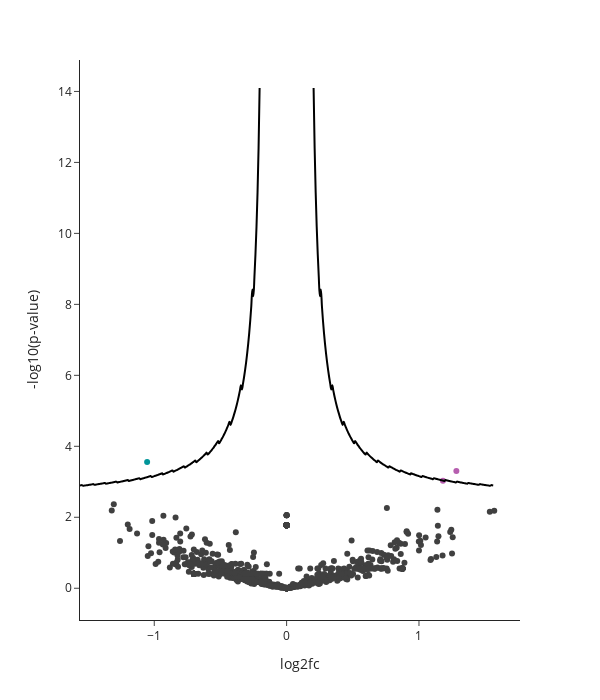

Notebook cell for this chart:
### Code cell
plot

### Figure 1 — Plotly figure (JSON) as saved in the notebook; plotly's stock layout.template omitted (floating-point values rounded to 4 significant figures; data arrays with more than 128 entries replaced by an {"elided": "..."} marker saying what was removed)
{"data": [{"customdata": {"elided": "896x1 str values"}, "hovertemplate": "color=non_sig<br>log2fc=%{x}<br>-log10(p-value)=%{y}<br>Gene names=%{customdata[0]}<extra></extra>", "legendgroup": "non_sig", "marker": {"color": "#404040", "symbol": "circle"}, "mode": "markers", "name": "non_sig", "orientation": "v", "showlegend": true, "type": "scatter", "x": {"elided": "896 float values"}, "xaxis": "x", "y": {"elided": "896 float values"}, "yaxis": "y"}, {"customdata": [["SERPINC1"], ["APOM"]], "hovertemplate": "color=up<br>log2fc=%{x}<br>-log10(p-value)=%{y}<br>Gene names=%{customdata[0]}<extra></extra>", "legendgroup": "up", "marker": {"color": "#B65EAF", "symbol": "circle"}, "mode": "markers", "name": "up", "orientation": "v", "showlegend": true, "type": "scatter", "x": [1.181, 1.283], "xaxis": "x", "y": [3.028, 3.302], "yaxis": "y"}, {"customdata": [["LGALS3BP"]], "hovertemplate": "color=down<br>log2fc=%{x}<br>-log10(p-value)=%{y}<br>Gene names=%{customdata[0]}<extra></extra>", "legendgroup": "down", "marker": {"color": "#009599", "symbol": "circle"}, "mode": "markers", "name": "down", "orientation": "v", "showlegend": true, "type": "scatter", "x": [-1.054], "xaxis": "x", "y": [3.561], "yaxis": "y"}, {"line": {"color": "black", "shape": "spline"}, "showlegend": false, "type": "scatter", "x": {"elided": "175 float values"}, "y": {"elided": "175 float values"}}, {"line": {"color": "black", "shape": "spline"}, "showlegend": false, "type": "scatter", "x": {"elided": "175 float values"}, "y": {"elided": "175 float values"}}], "layout": {"height": 700, "legend": {"title": {"text": "color"}, "tracegroupgap": 0}, "margin": {"t": 60}, "showlegend": false, "width": 600, "xaxis": {"anchor": "y", "domain": [0, 1], "title": {"text": "log2fc"}}, "yaxis": {"anchor": "x", "domain": [0, 1], "title": {"text": "-log10(p-value)"}}}}
